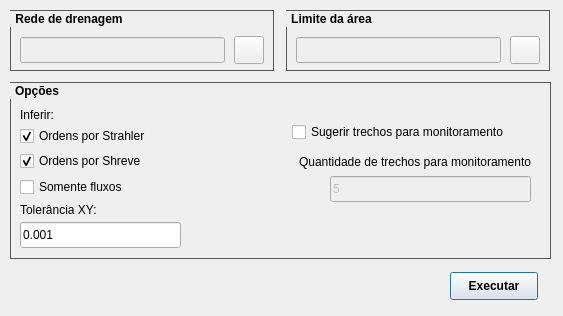
<?xml version="1.0" encoding="UTF-8"?>
<ui version="4.0">
 <class>HydroflowDialogBase</class>
 <widget class="QDialog" name="HydroflowDialogBase">
  <property name="geometry">
   <rect>
    <x>0</x>
    <y>0</y>
    <width>563</width>
    <height>316</height>
   </rect>
  </property>
  <property name="sizePolicy">
   <sizepolicy hsizetype="Fixed" vsizetype="Fixed">
    <horstretch>0</horstretch>
    <verstretch>0</verstretch>
   </sizepolicy>
  </property>
  <property name="windowTitle">
   <string>Hydroflow</string>
  </property>
  <property name="windowIcon">
   <iconset>
    <normaloff>:hydroflow.ico</normaloff>:hydroflow.ico</iconset>
  </property>
  <property name="autoFillBackground">
   <bool>true</bool>
  </property>
  <widget class="QPushButton" name="pushButton_Exec">
   <property name="geometry">
    <rect>
     <x>450</x>
     <y>272</y>
     <width>88</width>
     <height>28</height>
    </rect>
   </property>
   <property name="font">
    <font>
     <bold>true</bold>
    </font>
   </property>
   <property name="text">
    <string>Executar</string>
   </property>
  </widget>
  <widget class="QGroupBox" name="groupBox_Lim">
   <property name="geometry">
    <rect>
     <x>286</x>
     <y>10</y>
     <width>264</width>
     <height>61</height>
    </rect>
   </property>
   <property name="font">
    <font>
     <bold>true</bold>
    </font>
   </property>
   <property name="autoFillBackground">
    <bool>false</bool>
   </property>
   <property name="styleSheet">
    <string notr="true">QGroupBox { border: 1px solid #575859; }</string>
   </property>
   <property name="title">
    <string> Limite da área </string>
   </property>
   <widget class="QLineEdit" name="lineEdit_Lim">
    <property name="enabled">
     <bool>false</bool>
    </property>
    <property name="geometry">
     <rect>
      <x>10</x>
      <y>27</y>
      <width>205</width>
      <height>26</height>
     </rect>
    </property>
   </widget>
   <widget class="QPushButton" name="pushButton_Lim">
    <property name="geometry">
     <rect>
      <x>224</x>
      <y>26</y>
      <width>30</width>
      <height>28</height>
     </rect>
    </property>
    <property name="text">
     <string/>
    </property>
    <property name="icon">
     <iconset>
      <normaloff>:search.ico</normaloff>:search.ico</iconset>
    </property>
   </widget>
  </widget>
  <widget class="QGroupBox" name="groupBox">
   <property name="geometry">
    <rect>
     <x>10</x>
     <y>82</y>
     <width>541</width>
     <height>177</height>
    </rect>
   </property>
   <property name="font">
    <font>
     <bold>true</bold>
    </font>
   </property>
   <property name="autoFillBackground">
    <bool>false</bool>
   </property>
   <property name="styleSheet">
    <string notr="true">QGroupBox { border: 1px solid #575859; }</string>
   </property>
   <property name="title">
    <string> Opções </string>
   </property>
   <property name="flat">
    <bool>false</bool>
   </property>
   <property name="checkable">
    <bool>false</bool>
   </property>
   <widget class="QLabel" name="label_2">
    <property name="geometry">
     <rect>
      <x>10</x>
      <y>120</y>
      <width>111</width>
      <height>16</height>
     </rect>
    </property>
    <property name="text">
     <string>Tolerância XY:</string>
    </property>
    <property name="alignment">
     <set>Qt::AlignmentFlag::AlignLeading|Qt::AlignmentFlag::AlignLeft|Qt::AlignmentFlag::AlignVCenter</set>
    </property>
   </widget>
   <widget class="QLineEdit" name="lineEdit_TolXY">
    <property name="geometry">
     <rect>
      <x>10</x>
      <y>140</y>
      <width>161</width>
      <height>26</height>
     </rect>
    </property>
    <property name="text">
     <string notr="true">0.001</string>
    </property>
    <property name="alignment">
     <set>Qt::AlignmentFlag::AlignLeading|Qt::AlignmentFlag::AlignLeft|Qt::AlignmentFlag::AlignVCenter</set>
    </property>
   </widget>
   <widget class="QCheckBox" name="checkBox_FlowOnly">
    <property name="geometry">
     <rect>
      <x>10</x>
      <y>96</y>
      <width>131</width>
      <height>18</height>
     </rect>
    </property>
    <property name="text">
     <string>Somente fluxos</string>
    </property>
   </widget>
   <widget class="QLabel" name="label_3">
    <property name="geometry">
     <rect>
      <x>10</x>
      <y>25</y>
      <width>51</width>
      <height>16</height>
     </rect>
    </property>
    <property name="text">
     <string>Inferir:</string>
    </property>
   </widget>
   <widget class="QCheckBox" name="checkBox_Strahler">
    <property name="geometry">
     <rect>
      <x>10</x>
      <y>45</y>
      <width>151</width>
      <height>18</height>
     </rect>
    </property>
    <property name="text">
     <string>Ordens por Strahler</string>
    </property>
    <property name="checked">
     <bool>true</bool>
    </property>
   </widget>
   <widget class="QCheckBox" name="checkBox_Shreve">
    <property name="geometry">
     <rect>
      <x>10</x>
      <y>70</y>
      <width>131</width>
      <height>18</height>
     </rect>
    </property>
    <property name="text">
     <string>Ordens por Shreve</string>
    </property>
    <property name="checked">
     <bool>true</bool>
    </property>
   </widget>
   <widget class="QCheckBox" name="checkBox_MonitorPoint">
    <property name="geometry">
     <rect>
      <x>282</x>
      <y>40</y>
      <width>260</width>
      <height>20</height>
     </rect>
    </property>
    <property name="layoutDirection">
     <enum>Qt::LayoutDirection::LeftToRight</enum>
    </property>
    <property name="text">
     <string>Sugerir trechos para monitoramento</string>
    </property>
   </widget>
   <widget class="QLabel" name="label_4">
    <property name="geometry">
     <rect>
      <x>240</x>
      <y>70</y>
      <width>281</width>
      <height>20</height>
     </rect>
    </property>
    <property name="layoutDirection">
     <enum>Qt::LayoutDirection::LeftToRight</enum>
    </property>
    <property name="text">
     <string>Quantidade de trechos para monitoramento</string>
    </property>
    <property name="alignment">
     <set>Qt::AlignmentFlag::AlignRight|Qt::AlignmentFlag::AlignTrailing|Qt::AlignmentFlag::AlignVCenter</set>
    </property>
   </widget>
   <widget class="QLineEdit" name="lineEdit_MonitorPointN">
    <property name="enabled">
     <bool>false</bool>
    </property>
    <property name="geometry">
     <rect>
      <x>320</x>
      <y>94</y>
      <width>201</width>
      <height>26</height>
     </rect>
    </property>
    <property name="text">
     <string notr="true">5</string>
    </property>
   </widget>
  </widget>
  <widget class="QGroupBox" name="groupBox_HidLn">
   <property name="geometry">
    <rect>
     <x>10</x>
     <y>10</y>
     <width>264</width>
     <height>61</height>
    </rect>
   </property>
   <property name="font">
    <font>
     <bold>true</bold>
    </font>
   </property>
   <property name="autoFillBackground">
    <bool>false</bool>
   </property>
   <property name="styleSheet">
    <string notr="true">QGroupBox { border: 1px solid #575859; }</string>
   </property>
   <property name="title">
    <string> Rede de drenagem </string>
   </property>
   <property name="flat">
    <bool>false</bool>
   </property>
   <widget class="QLineEdit" name="lineEdit_HidLn">
    <property name="enabled">
     <bool>false</bool>
    </property>
    <property name="geometry">
     <rect>
      <x>10</x>
      <y>27</y>
      <width>205</width>
      <height>26</height>
     </rect>
    </property>
   </widget>
   <widget class="QPushButton" name="pushButton_HidLn">
    <property name="geometry">
     <rect>
      <x>224</x>
      <y>26</y>
      <width>30</width>
      <height>28</height>
     </rect>
    </property>
    <property name="text">
     <string/>
    </property>
    <property name="icon">
     <iconset>
      <normaloff>:search.ico</normaloff>:search.ico</iconset>
    </property>
   </widget>
  </widget>
 </widget>
 <resources/>
 <connections/>
</ui>
